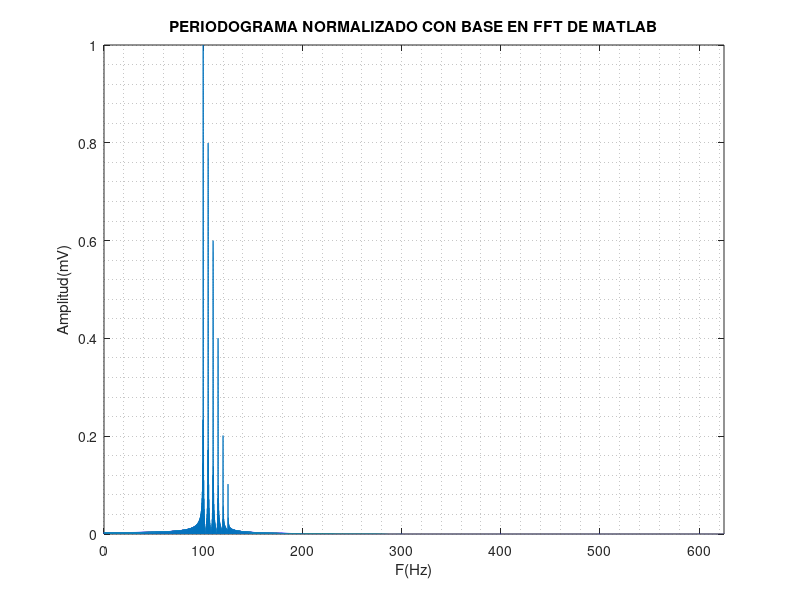

The MATLAB script that drew this image:
%% PRÁCTICA 8.1. Normalización del periodograma en unidades físicas de la señal

clc, close all, clear all; 
duracion =5;
Fmax = 125;
Fs = 10*Fmax;
Ts= 1/ Fs;
%Base de tiempos:
t = Ts:Ts:duracion;
% Señal muestreada
xn=1*sin(2*pi*100*t)+0.8*sin(2*pi*105*t)+...
  0.6*sin(2*pi*110*t)+0.4*sin(2*pi*115*t)+...
  0.2*sin(2*pi*120*t)+0.1*sin(2*pi*125*t);
% Grafica en el dominio del tiempo:
plot(t, xn)
title(' Señal discretizada')
xlabel('t(segundos)')
%% Dominio de la frecuencia:
N = length(xn);
nFFT = 2^ceil(log2(N))*128; % Cálculo de nFFT 
%Aplico la función  FFT de matlab
Xn1=fft(xn,nFFT);
% Se calcula el módulo de los complejos llamado PERIODOGRAMA
Periodograma =abs(Xn1);
Periodograma_normalizado = Periodograma / max(Periodograma);
%Cálculo del EJE de frecuencias: misma cantidad de puntos que PERIODOGRAMA y que están entre 0 y Fs:
f=linspace(0,Fs,nFFT);
% Con los dos ejes listos, ya solo graficamos:
plot(f,Periodograma_normalizado);
% Por simetría de medio período, solo nos interesa visualizar la mitad del PERIDODOGRAMA:
axis([0 Fs/2 0 max(Periodograma_normalizado)]), ylabel('Amplitud(mV)'), xlabel('F(Hz)'),
title('PERIODOGRAMA NORMALIZADO CON BASE EN FFT DE MATLAB'), grid minor

% Pmax e índice en el que se da y la frecuencia correspondiente (Fmax):
[Pmax, indice]=max(Periodograma_normalizado); %  Devuelve el máximo y el índice del vector.
Fmax = f (indice); % Se busca ese índice en el vector de frecuencia.
